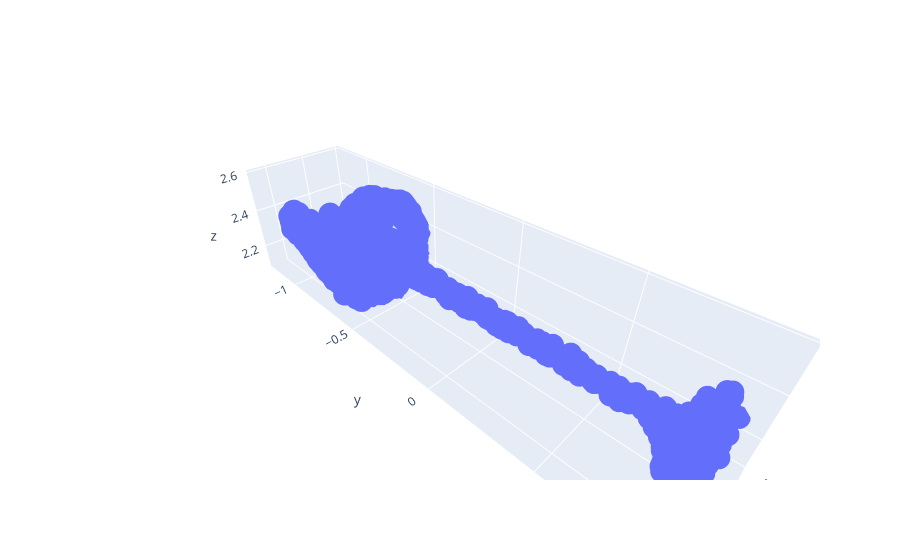

Source (notebook cell):
### Code cell
resampled_pcd = o3d.geometry.PointCloud()
resampled_np = np.array(farthest_point_sample(np.array(pcd.points), 2000))
# add noise to array
noise = np.random.normal(0, 0.01, resampled_np.shape)
resampled_np += noise
resmaple_np = resampled_np/(np.max(resampled_np)-np.min(resampled_np))
resampled_pcd.points = o3d.utility.Vector3dVector(resampled_np)
plot_open3d_pointcloud(resampled_pcd)

### Figure 1 — Plotly figure (JSON) as saved in the notebook; plotly's stock layout.template omitted (floating-point values rounded to 4 significant figures; data arrays with more than 128 entries replaced by an {"elided": "..."} marker saying what was removed)
{"data": [{"mode": "markers", "type": "scatter3d", "x": {"elided": "2000 float values"}, "y": {"elided": "2000 float values"}, "z": {"elided": "2000 float values"}}], "layout": {"scene": {"aspectmode": "data"}}}
